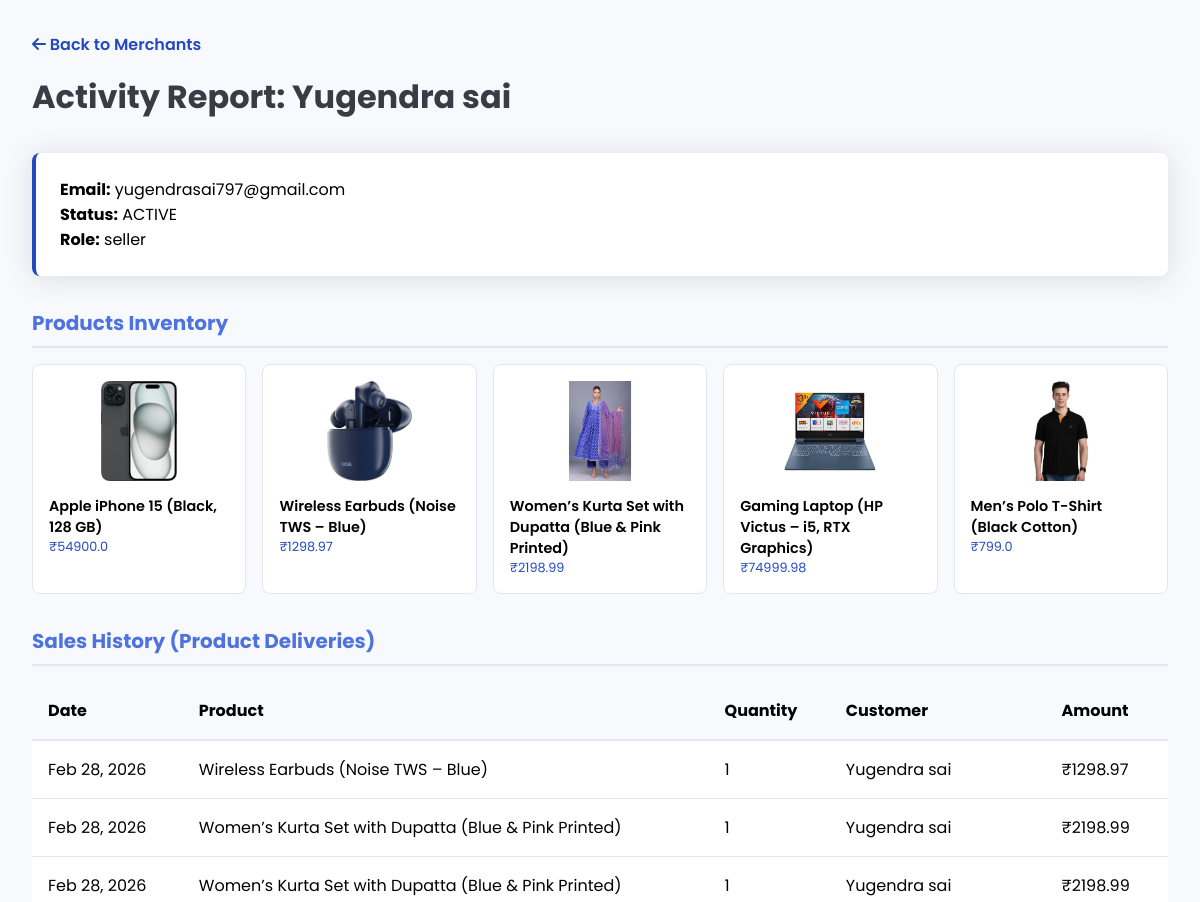
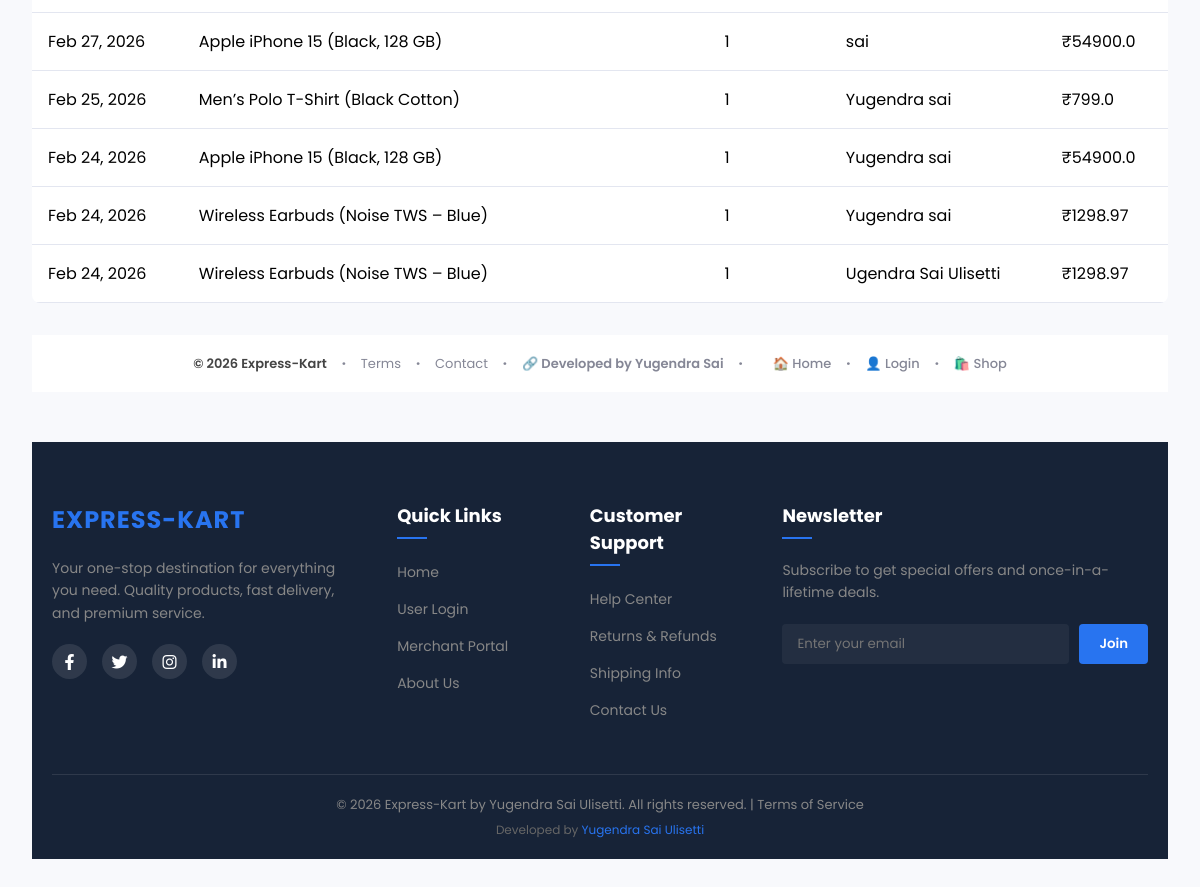
The app's page /super-admin/merchant-history/5 (signed in) with its own data (2 pictures, top to bottom).
### tables this page shows
CREATE TABLE admin (
        admin_id INTEGER PRIMARY KEY AUTOINCREMENT,
        name TEXT NOT NULL,
        email TEXT UNIQUE NOT NULL,
        password TEXT NOT NULL,
        role TEXT DEFAULT 'seller'
    , status TEXT DEFAULT 'active', is_seen INTEGER DEFAULT 0);

CREATE TABLE products (
        product_id INTEGER PRIMARY KEY AUTOINCREMENT,
        name TEXT NOT NULL,
        description TEXT,
        category TEXT,
        price REAL,
        image TEXT,
        admin_id INTEGER, stock INTEGER DEFAULT 10,
        FOREIGN KEY (admin_id) REFERENCES admin (admin_id)
    );

CREATE TABLE order_items (
        item_id INTEGER PRIMARY KEY AUTOINCREMENT,
        order_id INTEGER,
        product_id INTEGER,
        product_name TEXT,
        quantity INTEGER,
        price REAL, is_seen INTEGER DEFAULT 0,
        FOREIGN KEY (order_id) REFERENCES orders (order_id),
        FOREIGN KEY (product_id) REFERENCES products (product_id)
    );

CREATE TABLE orders (
        order_id INTEGER PRIMARY KEY AUTOINCREMENT,
        user_id INTEGER,
        razorpay_order_id TEXT,
        razorpay_payment_id TEXT,
        amount REAL,
        payment_status TEXT,
        created_at DATETIME DEFAULT CURRENT_TIMESTAMP, address TEXT,
        FOREIGN KEY (user_id) REFERENCES users (user_id)
    );

CREATE TABLE users (
        user_id INTEGER PRIMARY KEY AUTOINCREMENT,
        name TEXT NOT NULL,
        email TEXT UNIQUE NOT NULL,
        password TEXT NOT NULL
    , status TEXT DEFAULT 'active');

### app.py (the view)
@app.route('/super-admin/merchant-history/<int:id>')
@super_admin_required
def merchant_history(id):
    conn = get_db_connection()
    cursor = conn.cursor()
    cursor.execute("SELECT * FROM admin WHERE admin_id=?", (id,))
    merchant = cursor.fetchone()
    cursor.execute("SELECT * FROM products WHERE admin_id=?", (id,))
    products = cursor.fetchall()
    cursor.execute("""
        SELECT oi.*, o.created_at, u.name as customer_name, o.payment_status
        FROM order_items oi
        JOIN orders o ON oi.order_id = o.order_id
        JOIN products p ON oi.product_id = p.product_id
        JOIN users u ON o.user_id = u.user_id
        WHERE p.admin_id = ?
        ORDER BY o.created_at DESC
    """, (id,))
    orders = cursor.fetchall()
    cursor.close()
    conn.close()
    return render_template("super_admin/merchant_history.html", merchant=merchant, products=products, orders=orders)

### app.py (called while the page is built)
def get_db_connection():
    conn = sqlite3.connect(config.DB_PATH)
    conn.row_factory = sqlite3.Row
    return conn

@app.template_filter('strftime')
def strftime_filter(date_str, format='%b %d, %Y'):
    if not date_str:
        return ""
    if isinstance(date_str, str):
        try:
            from datetime import datetime
            dt = datetime.strptime(date_str, '%Y-%m-%d %H:%M:%S')
            return dt.strftime(format)
        except Exception:
            return date_str
    return date_str.strftime(format)

def super_admin_required(f):
    from functools import wraps
    @wraps(f)
    def decorated_function(*args, **kwargs):
        if 'super_id' not in session:
            return redirect('/admin-secure-access-xk9')
        return f(*args, **kwargs)
    return decorated_function

### templates/super_admin/merchant_history.html (shortened to what this page needs)
<!DOCTYPE html>
<html lang="en">
<head>
    <link rel="stylesheet" href="https://cdnjs.cloudflare.com/ajax/libs/font-awesome/6.4.0/css/all.min.css">
</head>
<body>
    <div class="container">
        <div class="header">
            <a href="/super-admin/merchants"
                style="text-decoration:none; color:var(--primary-color); font-weight:600;"><i
                    class="fas fa-arrow-left"></i> Back to Merchants</a>
            <h1 style="margin-top:1rem;">Activity Report: {{ merchant.name }}</h1>
        </div>
        <div class="info-card">
            <p><strong>Email:</strong> {{ merchant.email }}</p>
            <p><strong>Status:</strong> {{ merchant.status | upper }}</p>
            <p><strong>Role:</strong> {{ merchant.role }}</p>
        </div>
        <div class="section">
            <h2>Products Inventory</h2>
            <div class="grid">
                {% for product in products %}
                <div class="product-card">
                    <img src="/static/uploads/product_images/{{ product.image }}" alt="{{ product.name }}">
                    <p style="font-weight:600; font-size:0.9rem;">{{ product.name }}</p>
                    <p style="color:var(--primary-color); font-size:0.8rem;">₹{{ product.price }}</p>
                </div>
                {% else %}
                <p>No products added yet.</p>
                {% endfor %}
            </div>
        </div>
        <div class="section">
            <h2>Sales History (Product Deliveries)</h2>
            <table>
                <thead>
                    <tr>
                        <th>Date</th>
                        <th>Product</th>
                        <th>Quantity</th>
                        <th>Customer</th>
                        <th>Amount</th>
                    </tr>
                </thead>
                <tbody>
                    {% for order in orders %}
                    <tr>
                        <td>{{ order.created_at | strftime }}</td>
                        <td>{{ order.product_name }}</td>
                        <td>{{ order.quantity }}</td>
                        <td>{{ order.customer_name }}</td>
                        <td>₹{{ order.price * order.quantity }}</td>
                    </tr>
                    {% else %}
                    <tr>
                        <td colspan="5" style="text-align: center;">No sales recorded yet.</td>
                    </tr>
                    {% endfor %}
                </tbody>
            </table>
        </div>
        {% include 'admin_footer.html' %}
    </div>
    <div class="sa-full-footer-mobile">
        {% include 'footer.html' %}
    </div>
</body>
</html>

### templates/super_admin/merchant_history.html (style rules this page uses)
:root { --primary-color: #224abe; --secondary-color: #858796; --body-bg: #f8f9fc; }
* { margin: 0; padding: 0; box-sizing: border-box; font-family: 'Poppins', sans-serif; }
body { background-color: var(--body-bg); padding: 2rem; }
.container { max-width: 1200px; margin: 0 auto; }
.header { margin-bottom: 2rem; }
.header h1 { color: #3a3b45; margin-bottom: 0.5rem; }
.info-card { background: white; padding: 1.5rem; border-radius: 0.5rem; box-shadow: 0 0.15rem 1.75rem 0 rgba(58, 59, 69, 0.15); margin-bottom: 2rem; border-left: 0.25rem solid var(--primary-color); }
.section { margin-bottom: 2rem; }
.section h2 { font-size: 1.25rem; color: #4e73df; margin-bottom: 1rem; border-bottom: 2px solid #e3e6f0; padding-bottom: 0.5rem; }
.grid { display: grid; grid-template-columns: repeat(auto-fill, minmax(200px, 1fr)); gap: 1rem; }
.product-card { background: white; padding: 1rem; border-radius: 0.5rem; border: 1px solid #e3e6f0; }
.product-card img { width: 100%; height: 100px; object-fit: contain; margin-bottom: 0.5rem; }
table { width: 100%; border-collapse: collapse; background: white; border-radius: 0.5rem; overflow: hidden; }
th { text-align: left; padding: 1rem; background: #f8f9fc; border-bottom: 2px solid #e3e6f0; }
td { padding: 1rem; border-bottom: 1px solid #e3e6f0; }

### records on screen
admin: name "Yugendra sai", email "yugendrasai797@gmail.com", status "ACTIVE", role "seller"
products: image (picture), name "Apple iPhone 15 (Black, 128 GB)", price "54900.0"
products: image (picture), name "Wireless Earbuds (Noise TWS – Blue)", price "1298.97"
products: image (picture), name "Women’s Kurta Set with Dupatta (Blue & Pink Printed)", price "2198.99"
products: image (picture), name "Gaming Laptop (HP Victus – i5, RTX Graphics)", price "74999.98"
products: image (picture), name "Men’s Polo T-Shirt (Black Cotton)", price "799.0"
order_items: created_at|strftime "Feb 28, 2026", product_name "Wireless Earbuds (Noise TWS – Blue)", quantity "1", customer_name "Yugendra sai", order.price*order.quantity "1298.97"
order_items: created_at|strftime "Feb 28, 2026", product_name "Women’s Kurta Set with Dupatta (Blue & Pink Printed)", quantity "1", customer_name "Yugendra sai", order.price*order.quantity "2198.99"
order_items: created_at|strftime "Feb 28, 2026", product_name "Women’s Kurta Set with Dupatta (Blue & Pink Printed)", quantity "1", customer_name "Yugendra sai", order.price*order.quantity "2198.99"
order_items: created_at|strftime "Feb 27, 2026", product_name "Apple iPhone 15 (Black, 128 GB)", quantity "1", customer_name "sai", order.price*order.quantity "54900.0"
order_items: created_at|strftime "Feb 25, 2026", product_name "Men’s Polo T-Shirt (Black Cotton)", quantity "1", customer_name "Yugendra sai", order.price*order.quantity "799.0"
order_items: created_at|strftime "Feb 24, 2026", product_name "Apple iPhone 15 (Black, 128 GB)", quantity "1", customer_name "Yugendra sai", order.price*order.quantity "54900.0"
order_items: created_at|strftime "Feb 24, 2026", product_name "Wireless Earbuds (Noise TWS – Blue)", quantity "1", customer_name "Yugendra sai", order.price*order.quantity "1298.97"
order_items: created_at|strftime "Feb 24, 2026", product_name "Wireless Earbuds (Noise TWS – Blue)", quantity "1", customer_name "Ugendra Sai Ulisetti", order.price*order.quantity "1298.97"
